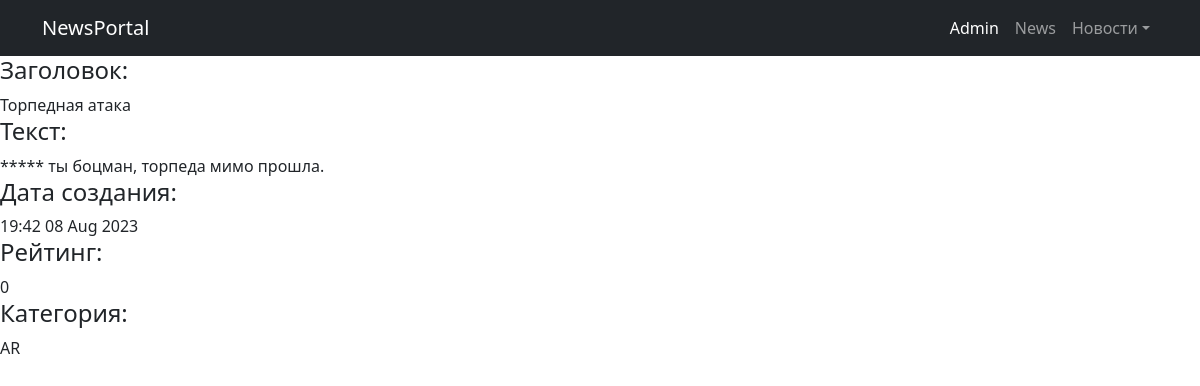
The app's page /news/9 with its own data.
### News/models.py (models this page shows, shortened)
class Post(models.Model):
    NEWS = 'NW'
    ARTICLE = 'AR'
    CATEGORY_CHOICES = (
        (NEWS, "Новость"),
        (ARTICLE, 'Статья'),
    )
    dateCreation = models.DateTimeField(auto_now_add=True)
    categoryType = models.CharField(max_length=2, choices=CATEGORY_CHOICES, default=ARTICLE)
    author = models.ForeignKey(Author, on_delete=models.CASCADE, related_name='posts')
    postCategory = models.ManyToManyField(Category, through='PostCategory')
    title = models.CharField(max_length=128)
    text = models.TextField()
    rating = models.SmallIntegerField(default=0)
    class Meta:
        verbose_name = 'Публикация'
        verbose_name_plural = 'Публикации'

### News/views.py (the view)
# urls.py: path('<int:pk>', PostDetail.as_view()),
class PostDetail(DetailView):
    model = Post
    template_name = 'one_news.html'
    context_object_name = 'one_news'

### News/templatetags/custom_filters.py (called while the page is built)
@register.filter()
def censorship(value):
    words = value.split()  # Разделяем текст на слова
    censored_words = []
    for word in words:
        if word.lower() in censor_words:  # для проверки приводим к нижнему регистру
            censored_words.append('*' * len(word))
        else:
            censored_words.append(word)
    return ' '.join(censored_words)  # Собираем обратно в текст

### templates/one_news.html (shortened to what this page needs)
{% extends 'flatpages/default.html' %}
{% load custom_filters %}
{% block content %}
    <h4>Заголовок: </h4>{{ one_news.title|censorship }}</br>
    <h4>Текст: </h4>{{ one_news.text|censorship }}</br>
    <h4>Дата создания: </h4>{{ one_news.dateCreation|date:'H:i  d M Y' }}</br>
    <h4>Рейтинг: </h4>{{ one_news.rating }}</br>
    <h4>Категория: </h4>{{ one_news.categoryType }}</br>
{% endblock content %}

### records on screen
Post: title|censorship "Торпедная атака", text|censorship "***** ты боцман, торпеда мимо прошла.", dateCreation "19:42 08 Aug 2023", rating "0", categoryType "AR"
